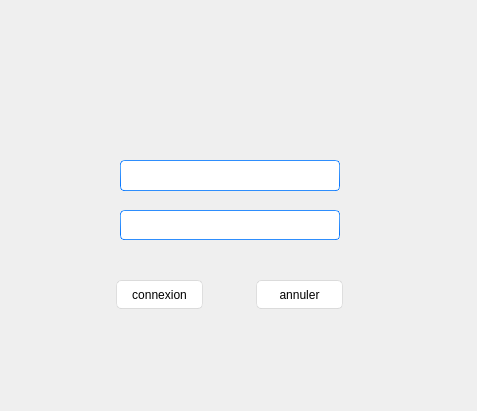
<?xml version="1.0" encoding="UTF-8"?>
<ui version="4.0">
 <class>Form</class>
 <widget class="QWidget" name="Form">
  <property name="geometry">
   <rect>
    <x>0</x>
    <y>0</y>
    <width>477</width>
    <height>411</height>
   </rect>
  </property>
  <property name="minimumSize">
   <size>
    <width>477</width>
    <height>411</height>
   </size>
  </property>
  <property name="maximumSize">
   <size>
    <width>477</width>
    <height>411</height>
   </size>
  </property>
  <property name="windowTitle">
   <string>Form</string>
  </property>
  <property name="styleSheet">
   <string notr="true">/*
Aqua Style Sheet for QT Applications
Author: Jaime A. Quiroga P.
Company: GTRONICK
Last updated: 22/01/2019, 07:55.
Available at: https://github.com/GTRONICK/QSS/blob/master/Aqua.qss
*/
QMainWindow {
	background-color:#ececec;
}
QTextEdit {
	border-width: 1px;
	border-style: solid;
	border-color: qlineargradient(spread:pad, x1:0.5, y1:1, x2:0.5, y2:0, stop:0 rgba(0, 113, 255, 255), stop:1 rgba(91, 171, 252, 255));
}
QPlainTextEdit {
	border-width: 1px;
	border-style: solid;
	border-color: qlineargradient(spread:pad, x1:0.5, y1:1, x2:0.5, y2:0, stop:0 rgba(0, 113, 255, 255), stop:1 rgba(91, 171, 252, 255));
}
QToolButton {
	border-style: solid;
	border-top-color: qlineargradient(spread:pad, x1:0.5, y1:1, x2:0.5, y2:0, stop:0 rgb(215, 215, 215), stop:1 rgb(222, 222, 222));
	border-right-color: qlineargradient(spread:pad, x1:0, y1:0.5, x2:1, y2:0.5, stop:0 rgb(217, 217, 217), stop:1 rgb(227, 227, 227));
	border-left-color: qlineargradient(spread:pad, x1:0, y1:0.5, x2:1, y2:0.5, stop:0 rgb(227, 227, 227), stop:1 rgb(217, 217, 217));
	border-bottom-color: qlineargradient(spread:pad, x1:0.5, y1:1, x2:0.5, y2:0, stop:0 rgb(215, 215, 215), stop:1 rgb(222, 222, 222));
	border-width: 1px;
	border-radius: 5px;
	color: rgb(0,0,0);
	padding: 2px;
	background-color: rgb(255,255,255);
}
QToolButton:hover{
	border-style: solid;
	border-top-color: qlineargradient(spread:pad, x1:0.5, y1:1, x2:0.5, y2:0, stop:0 rgb(195, 195, 195), stop:1 rgb(222, 222, 222));
	border-right-color: qlineargradient(spread:pad, x1:0, y1:0.5, x2:1, y2:0.5, stop:0 rgb(197, 197, 197), stop:1 rgb(227, 227, 227));
	border-left-color: qlineargradient(spread:pad, x1:0, y1:0.5, x2:1, y2:0.5, stop:0 rgb(227, 227, 227), stop:1 rgb(197, 197, 197));
	border-bottom-color: qlineargradient(spread:pad, x1:0.5, y1:1, x2:0.5, y2:0, stop:0 rgb(195, 195, 195), stop:1 rgb(222, 222, 222));
	border-width: 1px;
	border-radius: 5px;
	color: rgb(0,0,0);
	padding: 2px;
	background-color: rgb(255,255,255);
}
QToolButton:pressed{
	border-style: solid;
	border-top-color: qlineargradient(spread:pad, x1:0.5, y1:1, x2:0.5, y2:0, stop:0 rgb(215, 215, 215), stop:1 rgb(222, 222, 222));
	border-right-color: qlineargradient(spread:pad, x1:0, y1:0.5, x2:1, y2:0.5, stop:0 rgb(217, 217, 217), stop:1 rgb(227, 227, 227));
	border-left-color: qlineargradient(spread:pad, x1:0, y1:0.5, x2:1, y2:0.5, stop:0 rgb(227, 227, 227), stop:1 rgb(217, 217, 217));
	border-bottom-color: qlineargradient(spread:pad, x1:0.5, y1:1, x2:0.5, y2:0, stop:0 rgb(215, 215, 215), stop:1 rgb(222, 222, 222));
	border-width: 1px;
	border-radius: 5px;
	color: rgb(0,0,0);
	padding: 2px;
	background-color: rgb(142,142,142);
}
QPushButton{
	border-style: solid;
	border-top-color: qlineargradient(spread:pad, x1:0.5, y1:1, x2:0.5, y2:0, stop:0 rgb(215, 215, 215), stop:1 rgb(222, 222, 222));
	border-right-color: qlineargradient(spread:pad, x1:0, y1:0.5, x2:1, y2:0.5, stop:0 rgb(217, 217, 217), stop:1 rgb(227, 227, 227));
	border-left-color: qlineargradient(spread:pad, x1:0, y1:0.5, x2:1, y2:0.5, stop:0 rgb(227, 227, 227), stop:1 rgb(217, 217, 217));
	border-bottom-color: qlineargradient(spread:pad, x1:0.5, y1:1, x2:0.5, y2:0, stop:0 rgb(215, 215, 215), stop:1 rgb(222, 222, 222));
	border-width: 1px;
	border-radius: 5px;
	color: rgb(0,0,0);
	padding: 2px;
	background-color: rgb(255,255,255);
}
QPushButton::default{
	border-style: solid;
	border-top-color: qlineargradient(spread:pad, x1:0.5, y1:1, x2:0.5, y2:0, stop:0 rgb(215, 215, 215), stop:1 rgb(222, 222, 222));
	border-right-color: qlineargradient(spread:pad, x1:0, y1:0.5, x2:1, y2:0.5, stop:0 rgb(217, 217, 217), stop:1 rgb(227, 227, 227));
	border-left-color: qlineargradient(spread:pad, x1:0, y1:0.5, x2:1, y2:0.5, stop:0 rgb(227, 227, 227), stop:1 rgb(217, 217, 217));
	border-bottom-color: qlineargradient(spread:pad, x1:0.5, y1:1, x2:0.5, y2:0, stop:0 rgb(215, 215, 215), stop:1 rgb(222, 222, 222));
	border-width: 1px;
	border-radius: 5px;
	color: rgb(0,0,0);
	padding: 2px;
	background-color: rgb(255,255,255);
}
QPushButton:hover{
	border-style: solid;
	border-top-color: qlineargradient(spread:pad, x1:0.5, y1:1, x2:0.5, y2:0, stop:0 rgb(195, 195, 195), stop:1 rgb(222, 222, 222));
	border-right-color: qlineargradient(spread:pad, x1:0, y1:0.5, x2:1, y2:0.5, stop:0 rgb(197, 197, 197), stop:1 rgb(227, 227, 227));
	border-left-color: qlineargradient(spread:pad, x1:0, y1:0.5, x2:1, y2:0.5, stop:0 rgb(227, 227, 227), stop:1 rgb(197, 197, 197));
	border-bottom-color: qlineargradient(spread:pad, x1:0.5, y1:1, x2:0.5, y2:0, stop:0 rgb(195, 195, 195), stop:1 rgb(222, 222, 222));
	border-width: 1px;
	border-radius: 5px;
	color: rgb(0,0,0);
	padding: 2px;
	background-color: rgb(255,255,255);
}
QPushButton:pressed{
	border-style: solid;
	border-top-color: qlineargradient(spread:pad, x1:0.5, y1:1, x2:0.5, y2:0, stop:0 rgb(215, 215, 215), stop:1 rgb(222, 222, 222));
	border-right-color: qlineargradient(spread:pad, x1:0, y1:0.5, x2:1, y2:0.5, stop:0 rgb(217, 217, 217), stop:1 rgb(227, 227, 227));
	border-left-color: qlineargradient(spread:pad, x1:0, y1:0.5, x2:1, y2:0.5, stop:0 rgb(227, 227, 227), stop:1 rgb(217, 217, 217));
	border-bottom-color: qlineargradient(spread:pad, x1:0.5, y1:1, x2:0.5, y2:0, stop:0 rgb(215, 215, 215), stop:1 rgb(222, 222, 222));
	border-width: 1px;
	border-radius: 5px;
	color: rgb(0,0,0);
	padding: 2px;
	background-color: rgb(142,142,142);
}
QPushButton:disabled{
	border-style: solid;
	border-top-color: qlineargradient(spread:pad, x1:0.5, y1:1, x2:0.5, y2:0, stop:0 rgb(215, 215, 215), stop:1 rgb(222, 222, 222));
	border-right-color: qlineargradient(spread:pad, x1:0, y1:0.5, x2:1, y2:0.5, stop:0 rgb(217, 217, 217), stop:1 rgb(227, 227, 227));
	border-left-color: qlineargradient(spread:pad, x1:0, y1:0.5, x2:1, y2:0.5, stop:0 rgb(227, 227, 227), stop:1 rgb(217, 217, 217));
	border-bottom-color: qlineargradient(spread:pad, x1:0.5, y1:1, x2:0.5, y2:0, stop:0 rgb(215, 215, 215), stop:1 rgb(222, 222, 222));
	border-width: 1px;
	border-radius: 5px;
	color: #808086;
	padding: 2px;
	background-color: rgb(142,142,142);
}
QLineEdit {
	border-width: 1px; border-radius: 4px;
	border-style: solid;
	border-color: qlineargradient(spread:pad, x1:0.5, y1:1, x2:0.5, y2:0, stop:0 rgba(0, 113, 255, 255), stop:1 rgba(91, 171, 252, 255));
}
QLabel {
	color: #000000;
}
QLCDNumber {
	color: rgb(0, 113, 255, 255);
}
QProgressBar {
	text-align: center;
	color: rgb(240, 240, 240);
	border-width: 1px; 
	border-radius: 10px;
	border-color: rgb(230, 230, 230);
	border-style: solid;
	background-color:rgb(207,207,207);
}
QProgressBar::chunk {
	background-color: qlineargradient(spread:pad, x1:0.5, y1:1, x2:0.5, y2:0, stop:0 rgba(49, 147, 250, 255), stop:1 rgba(34, 142, 255, 255));
	border-radius: 10px;
}
QMenuBar {
	background-color: qlineargradient(spread:pad, x1:0.5, y1:1, x2:0.5, y2:0, stop:0 rgba(207, 209, 207, 255), stop:1 rgba(230, 229, 230, 255));
}
QMenuBar::item {
	color: #000000;
  	spacing: 3px;
  	padding: 1px 4px;
	background-color: qlineargradient(spread:pad, x1:0.5, y1:1, x2:0.5, y2:0, stop:0 rgba(207, 209, 207, 255), stop:1 rgba(230, 229, 230, 255));
}

QMenuBar::item:selected {
  	background-color: qlineargradient(spread:pad, x1:0.5, y1:1, x2:0.5, y2:0, stop:0 rgba(0, 113, 255, 255), stop:1 rgba(91, 171, 252, 255));
	color: #FFFFFF;
}
QMenu::item:selected {
	border-style: solid;
	border-top-color: transparent;
	border-right-color: transparent;
	border-left-color: qlineargradient(spread:pad, x1:0.5, y1:1, x2:0.5, y2:0, stop:0 rgba(0, 113, 255, 255), stop:1 rgba(91, 171, 252, 255));
	border-bottom-color: transparent;
	border-left-width: 2px;
	color: #000000;
	padding-left:15px;
	padding-top:4px;
	padding-bottom:4px;
	padding-right:7px;
}
QMenu::item {
	border-style: solid;
	border-top-color: transparent;
	border-right-color: transparent;
	border-left-color: transparent;
	border-bottom-color: transparent;
	border-bottom-width: 1px;
	color: #000000;
	padding-left:17px;
	padding-top:4px;
	padding-bottom:4px;
	padding-right:7px;
}
QTabWidget {
	color:rgb(0,0,0);
	background-color:#000000;
}
QTabWidget::pane {
		border-color: rgb(223,223,223);
		background-color:rgb(226,226,226);
		border-style: solid;
		border-width: 2px;
    	border-radius: 6px;
}
QTabBar::tab:first {
	border-style: solid;
	border-left-width:1px;
	border-right-width:0px;
	border-top-width:1px;
	border-bottom-width:1px;
	border-top-color: rgb(209,209,209);
	border-left-color: qlineargradient(spread:pad, x1:0.5, y1:1, x2:0.5, y2:0, stop:0 rgba(209, 209, 209, 209), stop:1 rgba(229, 229, 229, 229));
	border-bottom-color: rgb(229,229,229);
	border-top-left-radius: 4px;
	border-bottom-left-radius: 4px;
	color: #000000;
	padding: 3px;
	margin-left:0px;
	background-color: qlineargradient(spread:pad, x1:0.5, y1:1, x2:0.5, y2:0, stop:0 rgba(247, 247, 247, 255), stop:1 rgba(255, 255, 255, 255));
}
QTabBar::tab:last {
	border-style: solid;
	border-width:1px;
	border-top-color: rgb(209,209,209);
	border-left-color: qlineargradient(spread:pad, x1:0.5, y1:1, x2:0.5, y2:0, stop:0 rgba(209, 209, 209, 209), stop:1 rgba(229, 229, 229, 229));
	border-right-color: qlineargradient(spread:pad, x1:0.5, y1:1, x2:0.5, y2:0, stop:0 rgba(209, 209, 209, 209), stop:1 rgba(229, 229, 229, 229));
	border-bottom-color: rgb(229,229,229);
	border-top-right-radius: 4px;
	border-bottom-right-radius: 4px;
	color: #000000;
	padding: 3px;
	margin-left:0px;
	background-color: qlineargradient(spread:pad, x1:0.5, y1:1, x2:0.5, y2:0, stop:0 rgba(247, 247, 247, 255), stop:1 rgba(255, 255, 255, 255));
}
QTabBar::tab {
	border-style: solid;
	border-top-width:1px;
	border-bottom-width:1px;
	border-left-width:1px;
	border-top-color: rgb(209,209,209);
	border-left-color: qlineargradient(spread:pad, x1:0.5, y1:1, x2:0.5, y2:0, stop:0 rgba(209, 209, 209, 209), stop:1 rgba(229, 229, 229, 229));
	border-bottom-color: rgb(229,229,229);
	color: #000000;
	padding: 3px;
	margin-left:0px;
	background-color: qlineargradient(spread:pad, x1:0.5, y1:1, x2:0.5, y2:0, stop:0 rgba(247, 247, 247, 255), stop:1 rgba(255, 255, 255, 255));
}
QTabBar::tab:selected, QTabBar::tab:last:selected, QTabBar::tab:hover {
  	border-style: solid;
  	border-left-width:1px;
	border-right-color: transparent;
	border-top-color: rgb(209,209,209);
	border-left-color: qlineargradient(spread:pad, x1:0.5, y1:1, x2:0.5, y2:0, stop:0 rgba(209, 209, 209, 209), stop:1 rgba(229, 229, 229, 229));
	border-bottom-color: rgb(229,229,229);
	color: #FFFFFF;
	padding: 3px;
	margin-left:0px;
	background-color: qlineargradient(spread:pad, x1:0.5, y1:1, x2:0.5, y2:0, stop:0 rgba(0, 113, 255, 255), stop:1 rgba(91, 171, 252, 255));
}

QTabBar::tab:selected, QTabBar::tab:first:selected, QTabBar::tab:hover {
  	border-style: solid;
  	border-left-width:1px;
  	border-bottom-width:1px;
  	border-top-width:1px;
	border-right-color: transparent;
	border-top-color: rgb(209,209,209);
	border-left-color: qlineargradient(spread:pad, x1:0.5, y1:1, x2:0.5, y2:0, stop:0 rgba(209, 209, 209, 209), stop:1 rgba(229, 229, 229, 229));
	border-bottom-color: rgb(229,229,229);
	color: #FFFFFF;
	padding: 3px;
	margin-left:0px;
	background-color: qlineargradient(spread:pad, x1:0.5, y1:1, x2:0.5, y2:0, stop:0 rgba(0, 113, 255, 255), stop:1 rgba(91, 171, 252, 255));
}

QCheckBox {
	color: #000000;
	padding: 2px;
}
QCheckBox:disabled {
	color: #808086;
	padding: 2px;
}

QCheckBox:hover {
	border-radius:4px;
	border-style:solid;
	padding-left: 1px;
	padding-right: 1px;
	padding-bottom: 1px;
	padding-top: 1px;
	border-width:1px;
	border-color: transparent;
}
QCheckBox::indicator:checked {

	height: 10px;
	width: 10px;
	border-style:solid;
	border-width: 1px;
	border-color: qlineargradient(spread:pad, x1:0.5, y1:1, x2:0.5, y2:0, stop:0 rgba(0, 113, 255, 255), stop:1 rgba(91, 171, 252, 255));
	color: #000000;
	background-color: qlineargradient(spread:pad, x1:0.5, y1:1, x2:0.5, y2:0, stop:0 rgba(0, 113, 255, 255), stop:1 rgba(91, 171, 252, 255));
}
QCheckBox::indicator:unchecked {

	height: 10px;
	width: 10px;
	border-style:solid;
	border-width: 1px;
	border-color: qlineargradient(spread:pad, x1:0.5, y1:1, x2:0.5, y2:0, stop:0 rgba(0, 113, 255, 255), stop:1 rgba(91, 171, 252, 255));
	color: #000000;
}
QRadioButton {
	color: 000000;
	padding: 1px;
}
QRadioButton::indicator:checked {
	height: 10px;
	width: 10px;
	border-style:solid;
	border-radius:5px;
	border-width: 1px;
	border-color: qlineargradient(spread:pad, x1:0.5, y1:1, x2:0.5, y2:0, stop:0 rgba(0, 113, 255, 255), stop:1 rgba(91, 171, 252, 255));
	color: #a9b7c6;
	background-color: qlineargradient(spread:pad, x1:0.5, y1:1, x2:0.5, y2:0, stop:0 rgba(0, 113, 255, 255), stop:1 rgba(91, 171, 252, 255));
}
QRadioButton::indicator:!checked {
	height: 10px;
	width: 10px;
	border-style:solid;
	border-radius:5px;
	border-width: 1px;
	border-color: qlineargradient(spread:pad, x1:0.5, y1:1, x2:0.5, y2:0, stop:0 rgba(0, 113, 255, 255), stop:1 rgba(91, 171, 252, 255));
	color: #a9b7c6;
	background-color: transparent;
}
QStatusBar {
	color:#027f7f;
}
QSpinBox {
	border-style: solid;
	border-width: 1px;
	border-color: qlineargradient(spread:pad, x1:0.5, y1:1, x2:0.5, y2:0, stop:0 rgba(0, 113, 255, 255), stop:1 rgba(91, 171, 252, 255));
}
QDoubleSpinBox {
	border-style: solid;
	border-width: 1px;
	border-color: qlineargradient(spread:pad, x1:0.5, y1:1, x2:0.5, y2:0, stop:0 rgba(0, 113, 255, 255), stop:1 rgba(91, 171, 252, 255));
}
QTimeEdit {
	border-style: solid;
	border-width: 1px;
	border-color: qlineargradient(spread:pad, x1:0.5, y1:1, x2:0.5, y2:0, stop:0 rgba(0, 113, 255, 255), stop:1 rgba(91, 171, 252, 255));
}
QDateTimeEdit {
	border-style: solid;
	border-width: 1px;
	border-color: qlineargradient(spread:pad, x1:0.5, y1:1, x2:0.5, y2:0, stop:0 rgba(0, 113, 255, 255), stop:1 rgba(91, 171, 252, 255));
}
QDateEdit {
	border-style: solid;
	border-width: 1px;
	border-color: qlineargradient(spread:pad, x1:0.5, y1:1, x2:0.5, y2:0, stop:0 rgba(0, 113, 255, 255), stop:1 rgba(91, 171, 252, 255));
}

QToolBox {
	color: #a9b7c6;
	background-color:#000000;
}
QToolBox::tab {
	color: #a9b7c6;
	background-color:#000000;
}
QToolBox::tab:selected {
	color: #FFFFFF;
	background-color:#000000;
}
QScrollArea {
	color: #FFFFFF;
	background-color:#000000;
}
QSlider::groove:horizontal {
	height: 5px;
	background-color: qlineargradient(spread:pad, x1:0.5, y1:1, x2:0.5, y2:0, stop:0 rgba(49, 147, 250, 255), stop:1 rgba(34, 142, 255, 255));
}
QSlider::groove:vertical {
	width: 5px;
	background-color: qlineargradient(spread:pad, x1:0.5, y1:1, x2:0.5, y2:0, stop:0 rgba(49, 147, 250, 255), stop:1 rgba(34, 142, 255, 255));
}
QSlider::handle:horizontal {
	background: rgb(253,253,253);
	border-style: solid;
	border-width: 1px;
	border-color: rgb(207,207,207);
	width: 12px;
	margin: -5px 0;
	border-radius: 7px;
}
QSlider::handle:vertical {
	background: rgb(253,253,253);
	border-style: solid;
	border-width: 1px;
	border-color: rgb(207,207,207);
	height: 12px;
	margin: 0 -5px;
	border-radius: 7px;
}
QSlider::add-page:horizontal {
    background: rgb(181,181,181);
}
QSlider::add-page:vertical {
    background: rgb(181,181,181);
}
QSlider::sub-page:horizontal {
    background-color: qlineargradient(spread:pad, x1:0.5, y1:1, x2:0.5, y2:0, stop:0 rgba(49, 147, 250, 255), stop:1 rgba(34, 142, 255, 255));
}
QSlider::sub-page:vertical {
    background-color: qlineargradient(spread:pad, y1:0.5, x1:1, y2:0.5, x2:0, stop:0 rgba(49, 147, 250, 255), stop:1 rgba(34, 142, 255, 255));
}
QScrollBar:horizontal {
	max-height: 20px;
	border: 1px transparent grey;
	margin: 0px 20px 0px 20px;
}
QScrollBar:vertical {
	max-width: 20px;
	border: 1px transparent grey;
	margin: 20px 0px 20px 0px;
}
QScrollBar::handle:horizontal {
	background: rgb(253,253,253);
	border-style: solid;
	border-width: 1px;
	border-color: rgb(207,207,207);
	border-radius: 7px;
	min-width: 25px;
}
QScrollBar::handle:horizontal:hover {
	background: rgb(253,253,253);
	border-style: solid;
	border-width: 1px;
	border-color: rgb(147, 200, 200);
	border-radius: 7px;
	min-width: 25px;
}
QScrollBar::handle:vertical {
	background: rgb(253,253,253);
	border-style: solid;
	border-width: 1px;
	border-color: rgb(207,207,207);
	border-radius: 7px;
	min-height: 25px;
}
QScrollBar::handle:vertical:hover {
	background: rgb(253,253,253);
	border-style: solid;
	border-width: 1px;
	border-color: rgb(147, 200, 200);
	border-radius: 7px;
	min-height: 25px;
}
QScrollBar::add-line:horizontal {
   border: 2px transparent grey;
   border-top-right-radius: 7px;
   border-bottom-right-radius: 7px;
   background: rgba(34, 142, 255, 255);
   width: 20px;
   subcontrol-position: right;
   subcontrol-origin: margin;
}
QScrollBar::add-line:horizontal:pressed {
   border: 2px transparent grey;
   border-top-right-radius: 7px;
   border-bottom-right-radius: 7px;
   background: rgb(181,181,181);
   width: 20px;
   subcontrol-position: right;
   subcontrol-origin: margin;
}
QScrollBar::add-line:vertical {
   border: 2px transparent grey;
   border-bottom-left-radius: 7px;
   border-bottom-right-radius: 7px;
   background: rgba(34, 142, 255, 255);
   height: 20px;
   subcontrol-position: bottom;
   subcontrol-origin: margin;
}
QScrollBar::add-line:vertical:pressed {
   border: 2px transparent grey;
   border-bottom-left-radius: 7px;
   border-bottom-right-radius: 7px;
   background: rgb(181,181,181);
   height: 20px;
   subcontrol-position: bottom;
   subcontrol-origin: margin;
}
QScrollBar::sub-line:horizontal {
   border: 2px transparent grey;
   border-top-left-radius: 7px;
   border-bottom-left-radius: 7px;
   background: rgba(34, 142, 255, 255);
   width: 20px;
   subcontrol-position: left;
   subcontrol-origin: margin;
}
QScrollBar::sub-line:horizontal:pressed {
   border: 2px transparent grey;
   border-top-left-radius: 7px;
   border-bottom-left-radius: 7px;
   background: rgb(181,181,181);
   width: 20px;
   subcontrol-position: left;
   subcontrol-origin: margin;
}
QScrollBar::sub-line:vertical {
   border: 2px transparent grey;
   border-top-left-radius: 7px;
   border-top-right-radius: 7px;
   background: rgba(34, 142, 255, 255);
   height: 20px;
   subcontrol-position: top;
   subcontrol-origin: margin;
}
QScrollBar::sub-line:vertical:pressed {
   border: 2px transparent grey;
   border-top-left-radius: 7px;
   border-top-right-radius: 7px;
   background: rgb(181,181,181);
   height: 20px;
   subcontrol-position: top;
   subcontrol-origin: margin;
}
QScrollBar::left-arrow:horizontal {
   border: 1px transparent grey;
   border-top-left-radius: 3px;
   border-bottom-left-radius: 3px;
   width: 6px;
   height: 6px;
   background: white;
}
QScrollBar::right-arrow:horizontal {
   border: 1px transparent grey;
   border-top-right-radius: 3px;
   border-bottom-right-radius: 3px;
   width: 6px;
   height: 6px;
   background: white;
}
QScrollBar::up-arrow:vertical {
   border: 1px transparent grey;
   border-top-left-radius: 3px;
   border-top-right-radius: 3px;
   width: 6px;
   height: 6px;
   background: white;
}
QScrollBar::down-arrow:vertical {
   border: 1px transparent grey;
   border-bottom-left-radius: 3px;
   border-bottom-right-radius: 3px;
   width: 6px;
   height: 6px;
   background: white;
}
QScrollBar::add-page:horizontal, QScrollBar::sub-page:horizontal {
   background: none;
}
QScrollBar::add-page:vertical, QScrollBar::sub-page:vertical {
   background: none;
}</string>
  </property>
  <widget class="QPushButton" name="cnx">
   <property name="geometry">
    <rect>
     <x>116</x>
     <y>280</y>
     <width>87</width>
     <height>29</height>
    </rect>
   </property>
   <property name="text">
    <string>connexion</string>
   </property>
  </widget>
  <widget class="QPushButton" name="pushButton_2">
   <property name="geometry">
    <rect>
     <x>256</x>
     <y>280</y>
     <width>87</width>
     <height>29</height>
    </rect>
   </property>
   <property name="text">
    <string>annuler</string>
   </property>
  </widget>
  <widget class="QLabel" name="label">
   <property name="geometry">
    <rect>
     <x>180</x>
     <y>30</y>
     <width>110</width>
     <height>110</height>
    </rect>
   </property>
   <property name="text">
    <string/>
   </property>
   <property name="alignment">
    <set>Qt::AlignCenter</set>
   </property>
  </widget>
  <widget class="QLineEdit" name="username_in">
   <property name="geometry">
    <rect>
     <x>120</x>
     <y>160</y>
     <width>220</width>
     <height>31</height>
    </rect>
   </property>
   <property name="frame">
    <bool>true</bool>
   </property>
   <property name="alignment">
    <set>Qt::AlignCenter</set>
   </property>
   <property name="placeholderText">
    <string/>
   </property>
   <property name="cursorMoveStyle">
    <enum>Qt::LogicalMoveStyle</enum>
   </property>
   <property name="clearButtonEnabled">
    <bool>true</bool>
   </property>
  </widget>
  <widget class="QLineEdit" name="passwrd_in">
   <property name="geometry">
    <rect>
     <x>120</x>
     <y>210</y>
     <width>220</width>
     <height>30</height>
    </rect>
   </property>
   <property name="echoMode">
    <enum>QLineEdit::Password</enum>
   </property>
   <property name="alignment">
    <set>Qt::AlignCenter</set>
   </property>
   <property name="clearButtonEnabled">
    <bool>true</bool>
   </property>
  </widget>
 </widget>
 <resources/>
 <connections>
  <connection>
   <sender>pushButton_2</sender>
   <signal>clicked()</signal>
   <receiver>Form</receiver>
   <slot>close()</slot>
   <hints>
    <hint type="sourcelabel">
     <x>308</x>
     <y>298</y>
    </hint>
    <hint type="destinationlabel">
     <x>405</x>
     <y>268</y>
    </hint>
   </hints>
  </connection>
 </connections>
</ui>
